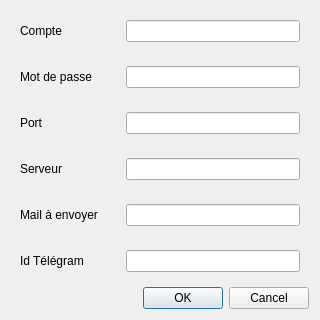
<?xml version="1.0" encoding="UTF-8"?>
<ui version="4.0">
 <class>fenParamEnvoie</class>
 <widget class="QDialog" name="fenParamEnvoie">
  <property name="geometry">
   <rect>
    <x>0</x>
    <y>0</y>
    <width>320</width>
    <height>282</height>
   </rect>
  </property>
  <property name="windowTitle">
   <string>Paramètre des envoies</string>
  </property>
  <layout class="QVBoxLayout" name="verticalLayout">
   <item>
    <widget class="QFrame" name="frame_6">
     <property name="frameShape">
      <enum>QFrame::Shape::NoFrame</enum>
     </property>
     <property name="frameShadow">
      <enum>QFrame::Shadow::Raised</enum>
     </property>
     <layout class="QHBoxLayout" name="horizontalLayout">
      <item>
       <widget class="QLabel" name="label">
        <property name="minimumSize">
         <size>
          <width>100</width>
          <height>0</height>
         </size>
        </property>
        <property name="text">
         <string>Compte</string>
        </property>
       </widget>
      </item>
      <item>
       <widget class="QLineEdit" name="labCompte"/>
      </item>
     </layout>
    </widget>
   </item>
   <item>
    <widget class="QFrame" name="frame_3">
     <property name="frameShape">
      <enum>QFrame::Shape::NoFrame</enum>
     </property>
     <property name="frameShadow">
      <enum>QFrame::Shadow::Raised</enum>
     </property>
     <layout class="QHBoxLayout" name="horizontalLayout_2">
      <item>
       <widget class="QLabel" name="label_2">
        <property name="minimumSize">
         <size>
          <width>100</width>
          <height>0</height>
         </size>
        </property>
        <property name="text">
         <string>Mot de passe</string>
        </property>
       </widget>
      </item>
      <item>
       <widget class="QLineEdit" name="labPass"/>
      </item>
     </layout>
    </widget>
   </item>
   <item>
    <widget class="QFrame" name="frame_2">
     <property name="frameShape">
      <enum>QFrame::Shape::NoFrame</enum>
     </property>
     <property name="frameShadow">
      <enum>QFrame::Shadow::Raised</enum>
     </property>
     <layout class="QHBoxLayout" name="horizontalLayout_3">
      <item>
       <widget class="QLabel" name="label_3">
        <property name="minimumSize">
         <size>
          <width>100</width>
          <height>0</height>
         </size>
        </property>
        <property name="text">
         <string>Port</string>
        </property>
       </widget>
      </item>
      <item>
       <widget class="QLineEdit" name="labPort"/>
      </item>
     </layout>
    </widget>
   </item>
   <item>
    <widget class="QFrame" name="frame">
     <property name="frameShape">
      <enum>QFrame::Shape::NoFrame</enum>
     </property>
     <property name="frameShadow">
      <enum>QFrame::Shadow::Raised</enum>
     </property>
     <layout class="QHBoxLayout" name="horizontalLayout_4">
      <item>
       <widget class="QLabel" name="label_4">
        <property name="minimumSize">
         <size>
          <width>100</width>
          <height>0</height>
         </size>
        </property>
        <property name="text">
         <string>Serveur</string>
        </property>
       </widget>
      </item>
      <item>
       <widget class="QLineEdit" name="labServeur"/>
      </item>
     </layout>
    </widget>
   </item>
   <item>
    <widget class="QFrame" name="frame_5">
     <property name="frameShape">
      <enum>QFrame::Shape::NoFrame</enum>
     </property>
     <property name="frameShadow">
      <enum>QFrame::Shadow::Raised</enum>
     </property>
     <layout class="QHBoxLayout" name="horizontalLayout_5">
      <item>
       <widget class="QLabel" name="label_5">
        <property name="minimumSize">
         <size>
          <width>100</width>
          <height>0</height>
         </size>
        </property>
        <property name="maximumSize">
         <size>
          <width>100</width>
          <height>16777215</height>
         </size>
        </property>
        <property name="text">
         <string>Mail à envoyer</string>
        </property>
       </widget>
      </item>
      <item>
       <widget class="QLineEdit" name="labMail"/>
      </item>
     </layout>
    </widget>
   </item>
   <item>
    <widget class="QFrame" name="frame_4">
     <property name="frameShape">
      <enum>QFrame::Shape::NoFrame</enum>
     </property>
     <property name="frameShadow">
      <enum>QFrame::Shadow::Raised</enum>
     </property>
     <layout class="QHBoxLayout" name="horizontalLayout_6">
      <item>
       <widget class="QLabel" name="label_6">
        <property name="minimumSize">
         <size>
          <width>100</width>
          <height>0</height>
         </size>
        </property>
        <property name="maximumSize">
         <size>
          <width>100</width>
          <height>16777215</height>
         </size>
        </property>
        <property name="text">
         <string>Id Télégram</string>
        </property>
       </widget>
      </item>
      <item>
       <widget class="QLineEdit" name="labTelegram"/>
      </item>
     </layout>
    </widget>
   </item>
   <item>
    <widget class="QDialogButtonBox" name="pushOk">
     <property name="orientation">
      <enum>Qt::Orientation::Horizontal</enum>
     </property>
     <property name="standardButtons">
      <set>QDialogButtonBox::StandardButton::Cancel|QDialogButtonBox::StandardButton::Ok</set>
     </property>
    </widget>
   </item>
  </layout>
 </widget>
 <resources/>
 <connections>
  <connection>
   <sender>pushOk</sender>
   <signal>accepted()</signal>
   <receiver>fenParamEnvoie</receiver>
   <slot>accept()</slot>
   <hints>
    <hint type="sourcelabel">
     <x>248</x>
     <y>254</y>
    </hint>
    <hint type="destinationlabel">
     <x>157</x>
     <y>274</y>
    </hint>
   </hints>
  </connection>
  <connection>
   <sender>pushOk</sender>
   <signal>rejected()</signal>
   <receiver>fenParamEnvoie</receiver>
   <slot>reject()</slot>
   <hints>
    <hint type="sourcelabel">
     <x>316</x>
     <y>260</y>
    </hint>
    <hint type="destinationlabel">
     <x>286</x>
     <y>274</y>
    </hint>
   </hints>
  </connection>
 </connections>
</ui>
